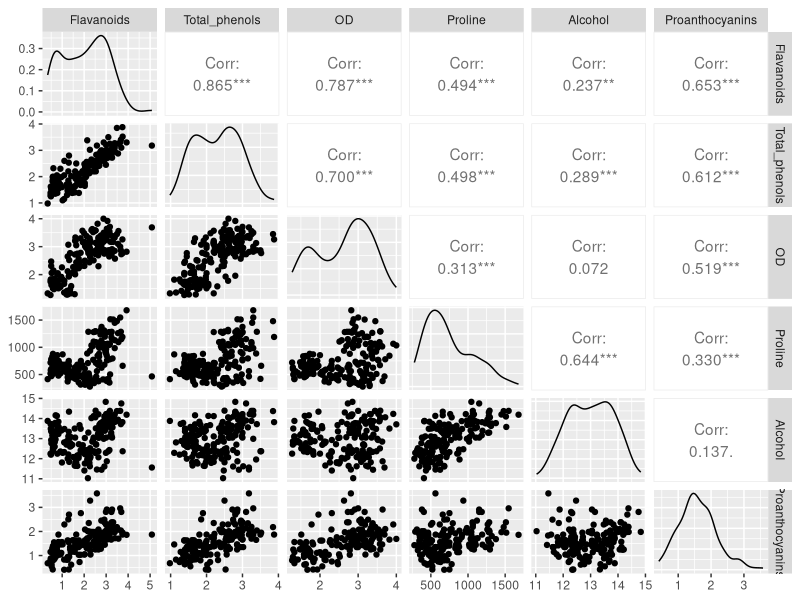

Source code (R):
#Para hacer mis pruebas antes de hacer el markdown
#Librerias que se van a usar en esta tarea
library(readxl)
library(ggplot2)
library(dplyr)

#Manejo de Formato de mi MD
library(GGally)
library(gridExtra)
library(grid)
library(cowplot)

library(corrplot)


print("Hola mundo")
#--------------------------------------------------------------------------------





#chunks general --------------------------------------------------------------------------------------------------------------

data <- read.csv("Data/wine.txt", header = TRUE, sep = ",", stringsAsFactors = FALSE)


matriz_correlacion <- cor(data[, -1], use = "pairwise.complete.obs")



#-----------------------------------------------------------------------------------------------------------------------------





#x11()  # Abre una nueva ventana de gráficos (opcional)
#print(ggpairs(data))  # Asegura que la gráfica se muestre
vars_selesccionadas <- c("Flavanoids", "Total_phenols", "OD", "Proline", "Alcohol", "Proanthocyanins")

data_subset <- data[, vars_selesccionadas]

x11()
print(ggpairs(data_subset))  # Asegura que la gráfica se muestre
